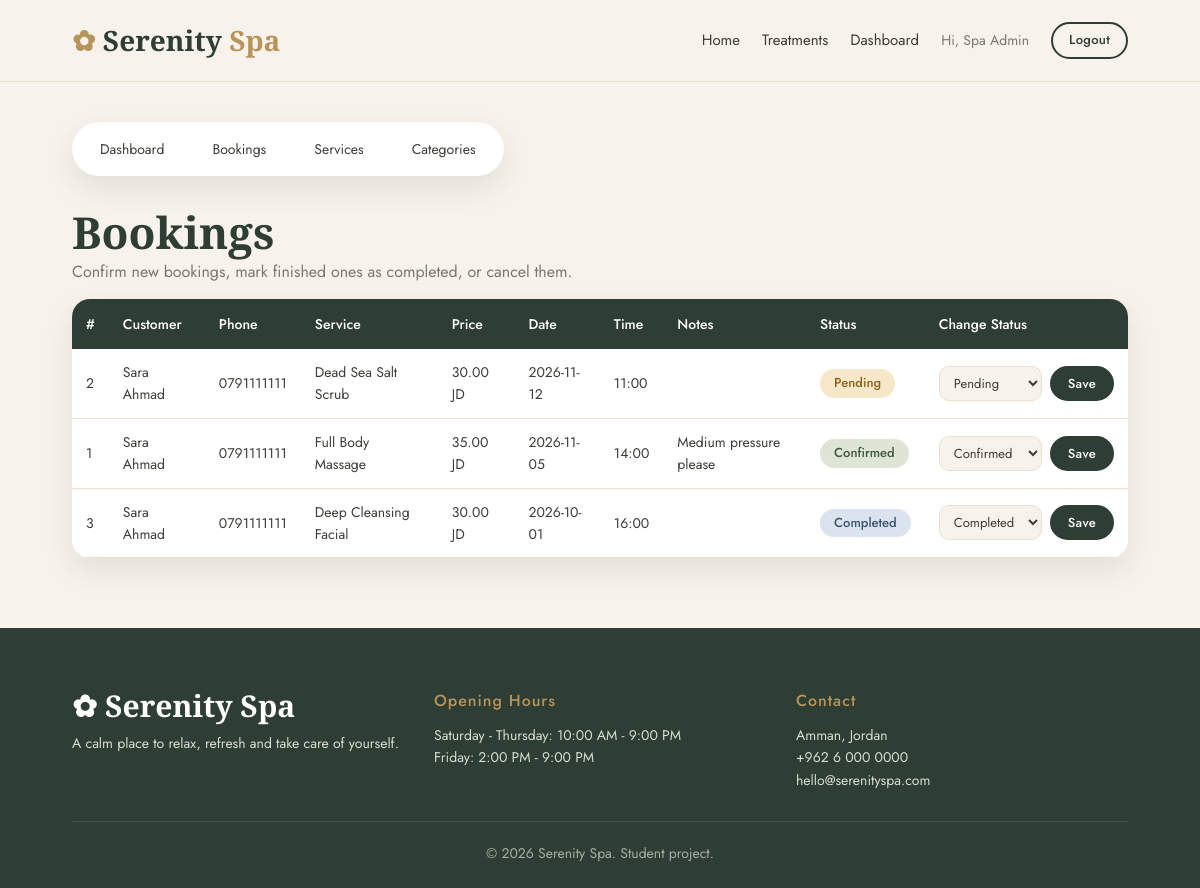
Page /admin_bookings.php (signed in) on the committed database.
### tables this page shows
CREATE TABLE bookings (
    id INT AUTO_INCREMENT PRIMARY KEY,
    user_id INT NOT NULL,
    service_id INT NOT NULL,
    booking_date DATE NOT NULL,
    booking_time TIME NOT NULL,
    notes VARCHAR(255) NULL,
    status VARCHAR(20) NOT NULL DEFAULT 'pending',   
    created_at TIMESTAMP DEFAULT CURRENT_TIMESTAMP,
    FOREIGN KEY (user_id) REFERENCES users(id),
    FOREIGN KEY (service_id) REFERENCES services(id)
);

CREATE TABLE users (
    id INT AUTO_INCREMENT PRIMARY KEY,
    full_name VARCHAR(100) NOT NULL,
    email VARCHAR(100) NOT NULL UNIQUE,
    phone VARCHAR(20) NULL,
    password VARCHAR(255) NOT NULL,
    role VARCHAR(20) NOT NULL DEFAULT 'customer',  
    created_at TIMESTAMP DEFAULT CURRENT_TIMESTAMP
);

CREATE TABLE services (
    id INT AUTO_INCREMENT PRIMARY KEY,
    category_id INT NOT NULL,
    name VARCHAR(100) NOT NULL,
    description TEXT NULL,
    price DECIMAL(10,2) NOT NULL,
    duration INT NOT NULL,                            
    image VARCHAR(255) NULL,                          
    FOREIGN KEY (category_id) REFERENCES categories(id)
);

### db.php (called while the page is built, shortened)
<?php
class DB_con
{
    private $connect;
    public function __construct()
    {
        try {
            $this->connect = new PDO(
                "mysql:host=" . DB_HOST . ";port=" . DB_PORT . ";dbname=" . DB_NAME . ";charset=utf8mb4",
                DB_USER,
                DB_PASS
            );
        } catch (PDOException $e) {
            echo "Error : " . $e->getMessage() . "<br/>";
            die();
        }
    }
    public function fetchAllBookings()
    {
        $sql = "SELECT bookings.*, users.full_name, users.phone,
                       services.name AS service_name, services.price
                FROM bookings
                JOIN users ON bookings.user_id = users.id
                JOIN services ON bookings.service_id = services.id
                ORDER BY bookings.booking_date DESC, bookings.booking_time DESC";
        return $this->connect->query($sql)->fetchAll(PDO::FETCH_ASSOC);
    }
}

### admin_bookings.php (the view, shortened to what this page needs)
<?php
require "db.php";
$db_obj = new DB_con();
$statuses = ['pending', 'confirmed', 'completed', 'cancelled'];
$bookings = $db_obj->fetchAllBookings();
require "header.php";
?>
<section class="admin-page">
    <?php require "admin_menu.php"; ?>
    <h1>Bookings</h1>
    <p class="auth-sub">Confirm new bookings, mark finished ones as completed, or cancel them.</p>
    <div class="table-wrap">
        <table class="table">
            <thead>
                <tr>
                    <th>#</th>
                    <th>Customer</th>
                    <th>Phone</th>
                    <th>Service</th>
                    <th>Price</th>
                    <th>Date</th>
                    <th>Time</th>
                    <th>Notes</th>
                    <th>Status</th>
                    <th>Change Status</th>
                </tr>
            </thead>
            <tbody>
                <?php foreach ($bookings as $booking) : ?>
                    <tr>
                        <td><?= (int) $booking['id'] ?></td>
                        <td><?= htmlspecialchars($booking['full_name']) ?></td>
                        <td><?= htmlspecialchars($booking['phone'] ?? '') ?></td>
                        <td><?= htmlspecialchars($booking['service_name']) ?></td>
                        <td><?= htmlspecialchars($booking['price']) ?> JD</td>
                        <td><?= htmlspecialchars($booking['booking_date']) ?></td>
                        <td><?= htmlspecialchars(substr($booking['booking_time'], 0, 5)) ?></td>
                        <td><?= htmlspecialchars($booking['notes'] ?? '') ?></td>
                        <td>
                            <span class="status status-<?= htmlspecialchars($booking['status']) ?>">
                                <?= htmlspecialchars($booking['status']) ?>
                            </span>
                        </td>
                        <td>
                            <form action="admin_bookings.php" method="POST" class="inline-form">
                                <select name="status">
                                    <?php foreach ($statuses as $option) : ?>
                                        <option value="<?= $option ?>" <?= $booking['status'] === $option ? 'selected' : '' ?>>
                                            <?= ucfirst($option) ?>
                                        </option>
                                    <?php endforeach; ?>
                                </select>
                                <button type="submit" class="btn btn-small">Save</button>
                            </form>
                        </td>
                    </tr>
                <?php endforeach; ?>
            </tbody>
        </table>
    </div>
</section>
<?php require "footer.php"; ?>

### css/style.css (style rules this page uses)
:root { --cream: #f7f2eb; --sand: #ebdfcf; --sage: #8a9a7b; --sage-light: #dfe5d6; --forest: #2f3e35; --gold: #b8935a; --text: #3d3d37; --muted: #7a776e; --white: #ffffff; --danger: #b5544b; --title-font: 'Cormorant Garamond', Georgia, serif; --body-font: 'Jost', Arial, sans-serif; --radius: 18px; --shadow: 0 12px 30px rgba(47, 62, 53, 0.10); }
* { margin: 0; padding: 0; box-sizing: border-box; }
body { font-family: var(--body-font); background: var(--cream); color: var(--text); line-height: 1.6; }
h1, h2, h3 { font-family: var(--title-font); color: var(--forest); font-weight: 600; line-height: 1.2; }
.btn { display: inline-block; background: var(--forest); color: var(--white); padding: 12px 26px; border: 2px solid var(--forest); border-radius: 40px; font-family: var(--body-font); font-size: 15px; font-weight: 500; letter-spacing: 0.3px; cursor: pointer; text-align: center; transition: 0.3s; }
.btn-small { padding: 6px 16px; font-size: 13px; }
input[type="text"], input[type="email"], input[type="password"], input[type="number"], input[type="date"], input[type="file"], select, textarea { width: 100%; padding: 12px 14px; border: 1px solid var(--sand); border-radius: 10px; background: var(--cream); font-family: var(--body-font); font-size: 15px; color: var(--text); }
.auth-sub { color: var(--muted); margin-bottom: 14px; }
.status { display: inline-block; padding: 4px 14px; border-radius: 20px; font-size: 13px; font-weight: 500; text-transform: capitalize; }
.status-pending { background: #f6e7c8; color: #8a6420; }
.status-confirmed { background: var(--sage-light); color: #3f5a3a; }
.status-completed { background: #dbe4ee; color: #3b5670; }
.admin-page { padding: 40px 6% 70px; }
.admin-page > h1 { font-size: 44px; }
.table-wrap { overflow-x: auto; background: var(--white); border-radius: var(--radius); box-shadow: var(--shadow); }
.table { width: 100%; border-collapse: collapse; font-size: 14px; }
.table th { background: var(--forest); color: var(--white); text-align: left; padding: 14px; font-weight: 500; white-space: nowrap; }
.table td { padding: 12px 14px; border-bottom: 1px solid var(--sand); vertical-align: middle; }
.inline-form { display: flex; gap: 8px; align-items: center; }
.inline-form select { width: auto; padding: 6px 10px; font-size: 13px; }

### rows in the picture
bookings: id "2", user.full_name "Sara Ahmad", user.phone "0791111111", service.name "Dead Sea Salt Scrub", service.price "30.00", booking_date "2026-11-12", booking_time "11:00", status "Pending"
bookings: id "1", user.full_name "Sara Ahmad", user.phone "0791111111", service.name "Full Body Massage", service.price "35.00", booking_date "2026-11-05", booking_time "14:00", notes "Medium pressure please", status "Confirmed"
bookings: id "3", user.full_name "Sara Ahmad", user.phone "0791111111", service.name "Deep Cleansing Facial", service.price "30.00", booking_date "2026-10-01", booking_time "16:00", status "Completed"

### other values in the picture
$_SESSION['full_name'] "Spa Admin"
